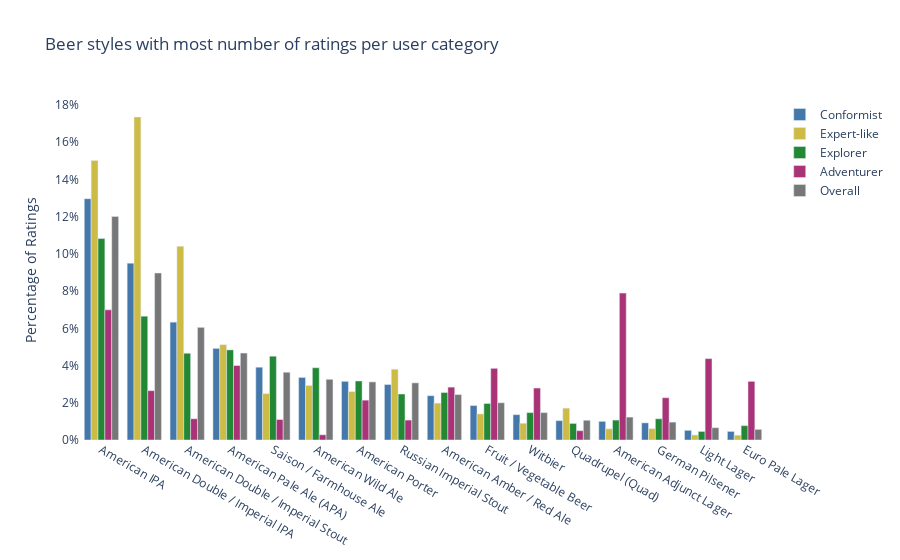

Notebook code for this chart:
### Code cell
# create interactive vertical bar plot of top 10 styles for each category using style_count
# you can click on a category to display it and the plot are superimposed on each other

import plotly.graph_objects as go

fig = go.Figure()


fig.add_trace(go.Bar(
    y=cfm_style_count.values / 100,
    x=cfm_style_count.index,
    name="Conformist",
    orientation='v',
    marker_color='#4477AA'
))
fig.add_trace(go.Bar(
    y=exp_style_count.values / 100,
    x=exp_style_count.index,
    name="Expert-like",
    orientation='v',
    marker_color='#CCBB44'
))
fig.add_trace(go.Bar(
    y=xpl_style_count.values / 100,
    x=xpl_style_count.index,
    name="Explorer",
    orientation='v',
    marker_color='#228833'
))
fig.add_trace(go.Bar(
    y=adv_style_count.values / 100,
    x=adv_style_count.index,
    name="Adventurer",
    orientation='v',
    marker_color='#AA3377'
))
fig.add_trace(go.Bar(
    y=overall_style_count.values / 100,
    x=overall_style_count.index,
    name="Overall",
    orientation='v',
    marker_color='#777777'
    
))
# set y axis to be percentage
fig.update_layout(yaxis_tickformat = '.0%')

# make plot transparent
fig.update_layout(paper_bgcolor='rgba(0,0,0,0)', plot_bgcolor='rgba(0,0,0,0)')

# set the x-axis to be the style names
fig.update_layout(xaxis={'categoryorder':'array', 'categoryarray':cfm_style_count.index})

# set the y-axis to be the percentage of ratings
fig.update_layout(yaxis_title="Percentage of Ratings")

# set the title
fig.update_layout(title_text="Beer styles with most number of ratings per user category")

fig.update_layout(barmode='group')

# save the plot to html
fig.write_html("top_beer_styles.html")

# show the plot
fig.show()

### Figure 1 — Plotly figure (JSON) as saved in the notebook; plotly's stock layout.template omitted (floating-point values rounded to 4 significant figures)
{"data": [{"marker": {"color": "#4477AA"}, "name": "Conformist", "orientation": "v", "type": "bar", "x": ["American IPA", "American Double / Imperial IPA", "American Double / Imperial Stout", "American Pale Ale (APA)", "Saison / Farmhouse Ale", "American Wild Ale", "American Porter", "Russian Imperial Stout", "American Amber / Red Ale", "Fruit / Vegetable Beer", "Witbier", "Quadrupel (Quad)", "American Adjunct Lager", "German Pilsener", "Light Lager", "Euro Pale Lager"], "y": [0.1296, 0.095, 0.0633, 0.0492, 0.0391, 0.0336, 0.0315, 0.0298, 0.0238, 0.0185, 0.0136, 0.0104, 0.01, 0.0092, 0.0052, 0.0046]}, {"marker": {"color": "#CCBB44"}, "name": "Expert-like", "orientation": "v", "type": "bar", "x": ["American Double / Imperial IPA", "American IPA", "American Double / Imperial Stout", "American Pale Ale (APA)", "Russian Imperial Stout", "American Wild Ale", "American Porter", "Saison / Farmhouse Ale", "American Amber / Red Ale", "Quadrupel (Quad)", "Fruit / Vegetable Beer", "Witbier", "German Pilsener", "American Adjunct Lager", "Light Lager", "Euro Pale Lager"], "y": [0.1735, 0.1502, 0.1041, 0.0512, 0.038, 0.0293, 0.026, 0.0249, 0.0198, 0.0171, 0.014, 0.009, 0.0061, 0.006, 0.0027, 0.0026]}, {"marker": {"color": "#228833"}, "name": "Explorer", "orientation": "v", "type": "bar", "x": ["American IPA", "American Double / Imperial IPA", "American Pale Ale (APA)", "American Double / Imperial Stout", "Saison / Farmhouse Ale", "American Wild Ale", "American Porter", "American Amber / Red Ale", "Russian Imperial Stout", "Fruit / Vegetable Beer", "Witbier", "German Pilsener", "American Adjunct Lager", "Quadrupel (Quad)", "Euro Pale Lager", "Light Lager"], "y": [0.1082, 0.0665, 0.0484, 0.0466, 0.045, 0.0388, 0.0317, 0.0255, 0.0247, 0.0196, 0.0147, 0.0114, 0.0107, 0.0089, 0.0077, 0.0046]}, {"marker": {"color": "#AA3377"}, "name": "Adventurer", "orientation": "v", "type": "bar", "x": ["American Adjunct Lager", "American IPA", "Light Lager", "American Pale Ale (APA)", "Fruit / Vegetable Beer", "Euro Pale Lager", "American Amber / Red Ale", "Witbier", "American Double / Imperial IPA", "German Pilsener", "American Porter", "American Double / Imperial Stout", "Saison / Farmhouse Ale", "Russian Imperial Stout", "Quadrupel (Quad)", "American Wild Ale"], "y": [0.0789, 0.0699, 0.0437, 0.04, 0.0385, 0.0315, 0.0284, 0.0279, 0.0265, 0.0227, 0.0214, 0.0114, 0.011, 0.0107, 0.005, 0.0028]}, {"marker": {"color": "#777777"}, "name": "Overall", "orientation": "v", "type": "bar", "x": ["American IPA", "American Double / Imperial IPA", "American Double / Imperial Stout", "American Pale Ale (APA)", "Saison / Farmhouse Ale", "American Wild Ale", "American Porter", "Russian Imperial Stout", "American Amber / Red Ale", "Fruit / Vegetable Beer", "Witbier", "American Adjunct Lager", "Quadrupel (Quad)", "German Pilsener", "Light Lager", "Euro Pale Lager"], "y": [0.1201, 0.0897, 0.0605, 0.0467, 0.0364, 0.0326, 0.0312, 0.0307, 0.0244, 0.02, 0.0147, 0.0123, 0.0106, 0.0096, 0.0066, 0.0057]}], "layout": {"barmode": "group", "paper_bgcolor": "rgba(0,0,0,0)", "plot_bgcolor": "rgba(0,0,0,0)", "title": {"text": "Beer styles with most number of ratings per user category"}, "xaxis": {"categoryarray": ["American IPA", "American Double / Imperial IPA", "American Double / Imperial Stout", "American Pale Ale (APA)", "Saison / Farmhouse Ale", "American Wild Ale", "American Porter", "Russian Imperial Stout", "American Amber / Red Ale", "Fruit / Vegetable Beer", "Witbier", "Quadrupel (Quad)", "American Adjunct Lager", "German Pilsener", "Light Lager", "Euro Pale Lager"], "categoryorder": "array"}, "yaxis": {"tickformat": ".0%", "title": {"text": "Percentage of Ratings"}}}}
